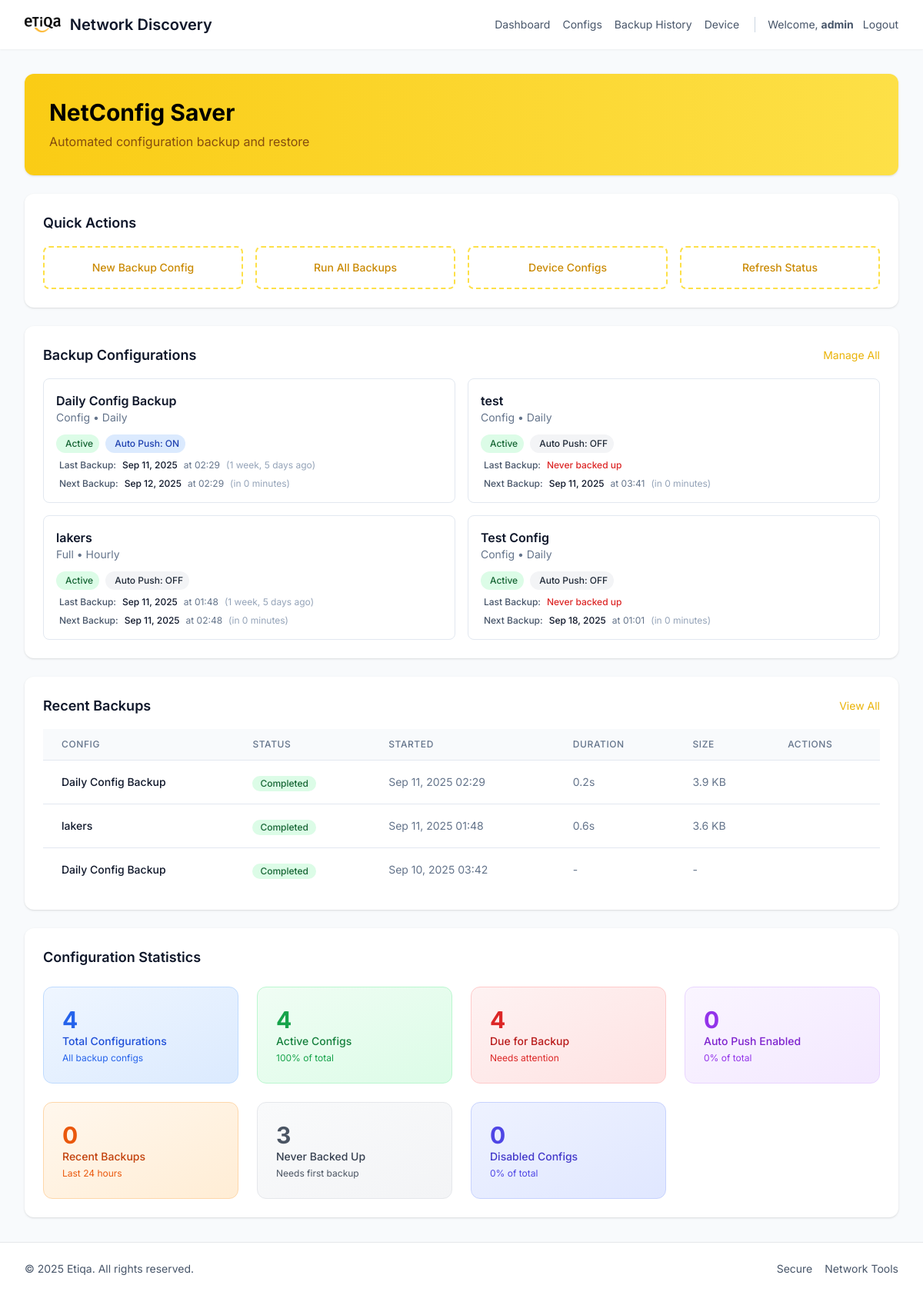
The app's page / (signed in), older data.
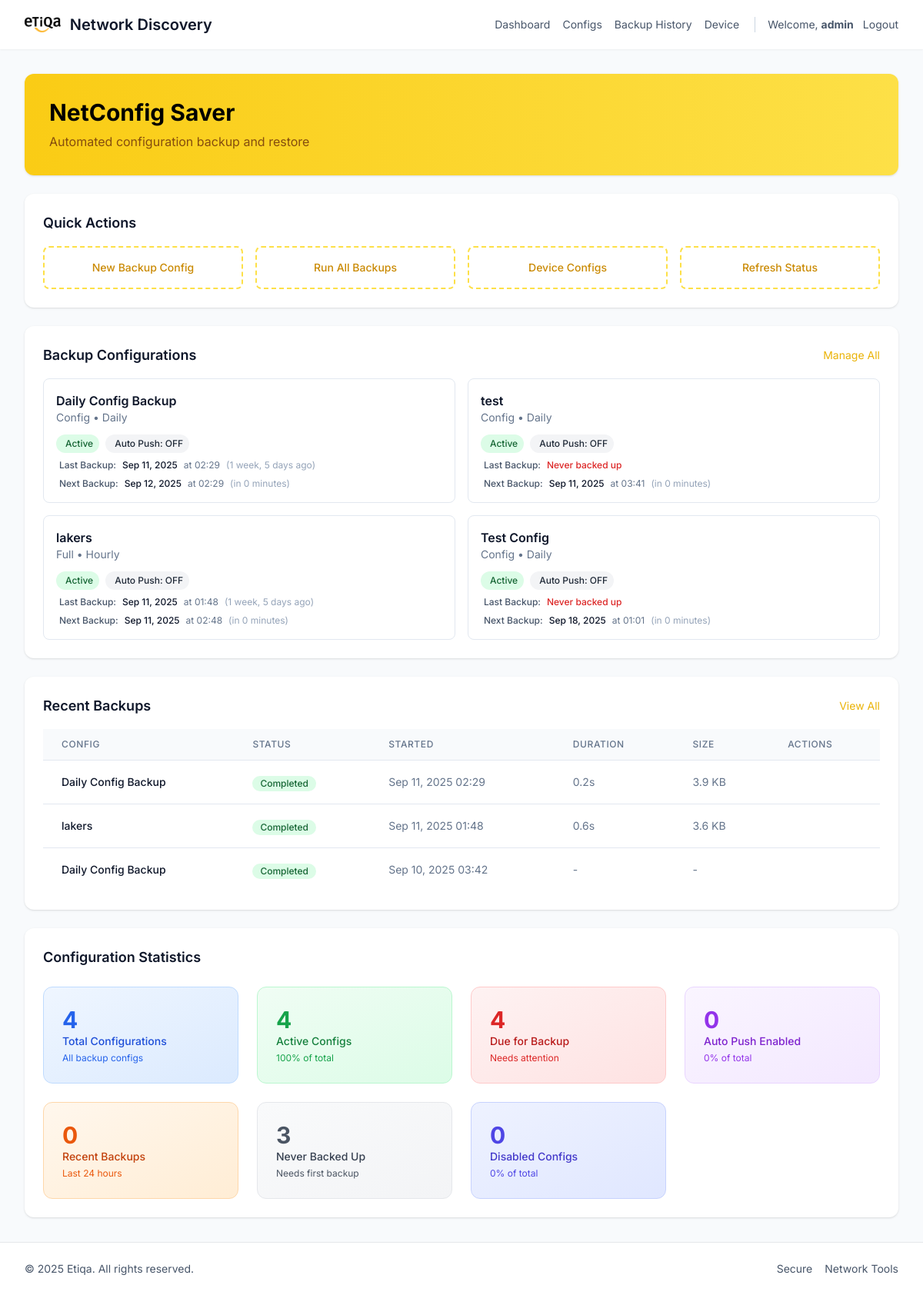
The same page, newer data.
### network_scanner/models.py (models this page shows, shortened)
class BackupConfig(models.Model):
    BACKUP_TYPES = [
        ('full', 'Full System Backup'),
        ('config', 'Configuration Only'),
        ('data', 'Data Only'),
    ]
    FREQUENCY_CHOICES = [
        ('hourly', 'Hourly'),
        ('daily', 'Daily'),
        ('weekly', 'Weekly'),
        ('monthly', 'Monthly'),
    ]
    name = models.CharField(max_length=100, unique=True)
    backup_type = models.CharField(max_length=10, choices=BACKUP_TYPES, default='config')
    frequency = models.CharField(max_length=10, choices=FREQUENCY_CHOICES, default='daily')
    enabled = models.BooleanField(default=True)
    auto_push_enabled = models.BooleanField(default=False, help_text="Enable automatic push of backups to remote location")
    max_backups = models.PositiveIntegerField(default=30, help_text="Maximum number of backups to keep")
    retention_months = models.PositiveIntegerField(default=6, help_text="Number of months to keep individual backups before archiving")
    archive_old_backups = models.BooleanField(default=True, help_text="Archive old backups instead of deleting them")
    backup_path = models.CharField(max_length=500, default='backups/')
    archive_path = models.CharField(max_length=500, default='backups/archives/', help_text="Path for archived backups")
    include_database = models.BooleanField(default=True)
    include_media = models.BooleanField(default=False)
    include_logs = models.BooleanField(default=True)
    created_at = models.DateTimeField(auto_now_add=True)
    updated_at = models.DateTimeField(auto_now=True)
    last_backup_at = models.DateTimeField(null=True, blank=True)
    next_backup_at = models.DateTimeField(null=True, blank=True)

class BackupHistory(models.Model):
    STATUS_CHOICES = [
        ('pending', 'Pending'),
        ('running', 'Running'),
        ('completed', 'Completed'),
        ('failed', 'Failed'),
        ('cancelled', 'Cancelled'),
    ]
    config = models.ForeignKey(BackupConfig, on_delete=models.CASCADE, related_name='backups')
    status = models.CharField(max_length=10, choices=STATUS_CHOICES, default='pending')
    started_at = models.DateTimeField(auto_now_add=True)
    completed_at = models.DateTimeField(null=True, blank=True)
    file_path = models.CharField(max_length=500, blank=True)
    file_size = models.BigIntegerField(null=True, blank=True)
    error_message = models.TextField(blank=True)
    backup_data = models.JSONField(default=dict, blank=True)
    @property
    def duration(self):
        if self.completed_at and self.started_at:
            return self.completed_at - self.started_at
        return None

### network_scanner/views.py (the view)
# urls.py: path("", views.backup_dashboard, name="backup_dashboard"),
@login_required
def backup_dashboard(request):
    configs = BackupConfig.objects.all()
    recent_backups = BackupHistory.objects.select_related('config').order_by('-started_at')[:10]
    backup_status = backup_service.get_backup_status()
    context = {
        'configs': configs,
        'recent_backups': recent_backups,
        'backup_status': backup_status,
    }
    return render(request, "network_scanner/backup_dashboard.html", context)

### network_scanner/backup_service.py (called while the page is built)
    def get_backup_status(self):
        configs = BackupConfig.objects.all()
        status = []
        for config in configs:
            last_backup = config.backups.filter(status='completed').first()
            next_backup = config.next_backup_at
            status.append({
                'config': config,
                'last_backup': last_backup,
                'next_backup': next_backup,
                'is_due': next_backup and next_backup <= timezone.now() if config.enabled else False
            })
        return status

### network_scanner/templates/network_scanner/backup_dashboard.html (shortened to what this page needs)
{% extends 'network_scanner/base.html' %}
{% load static %}
{% block content %}
<section class="space-y-6">
  <div class="bg-gradient-to-r from-yellow-400 to-yellow-300 rounded-xl p-6 sm:p-8 text-black shadow">
    <h1 class="text-2xl sm:text-3xl font-bold">NetConfig Saver</h1>
    <p class="mt-2 text-yellow-800">Automated configuration backup and restore</p>
  </div>
  <div class="bg-white rounded-xl shadow p-6">
    <h2 class="text-lg font-semibold text-slate-900 mb-4">Quick Actions</h2>
    <div class="grid grid-cols-1 sm:grid-cols-2 lg:grid-cols-4 gap-4">
      <a href="{% url 'admin:network_scanner_backupconfig_add' %}" class="flex items-center justify-center p-4 border-2 border-dashed border-yellow-300 rounded-lg hover:border-yellow-400 hover:bg-yellow-50 transition">
        <div class="text-center">
          <div class="text-sm font-medium text-yellow-600">New Backup Config</div>
        </div>
      </a>
      <button onclick="runAllBackups()" class="flex items-center justify-center p-4 border-2 border-dashed border-yellow-300 rounded-lg hover:border-yellow-400 hover:bg-yellow-50 transition">
        <div class="text-center">
          <div class="text-sm font-medium text-yellow-600">Run All Backups</div>
        </div>
      </button>
      <a href="{% url 'network_scanner:network_configs' %}" class="flex items-center justify-center p-4 border-2 border-dashed border-yellow-300 rounded-lg hover:border-yellow-400 hover:bg-yellow-50 transition">
        <div class="text-center">
          <div class="text-sm font-medium text-yellow-600">Device Configs</div>
        </div>
      </a>
      <button onclick="refreshStatus()" class="flex items-center justify-center p-4 border-2 border-dashed border-yellow-300 rounded-lg hover:border-yellow-400 hover:bg-yellow-50 transition">
        <div class="text-center">
          <div class="text-sm font-medium text-yellow-600">Refresh Status</div>
        </div>
      </button>
    </div>
  </div>
  <div class="bg-white rounded-xl shadow p-6">
    <div class="flex items-center justify-between mb-4">
      <h2 class="text-lg font-semibold text-slate-900">Backup Configurations</h2>
      <a href="{% url 'admin:network_scanner_backupconfig_changelist' %}" class="text-yellow-500 hover:text-yellow-600 text-sm">Manage All</a>
    </div>
    {% if configs %}
      <div class="grid grid-cols-1 lg:grid-cols-2 gap-4">
        {% for config in configs %}
          <div class="border border-slate-200 rounded-lg p-4 hover:shadow-md transition">
            <div class="flex items-start justify-between">
              <div class="flex-1">
                <h3 class="font-semibold text-slate-900">{{ config.name }}</h3>
                <p class="text-sm text-slate-500">{{ config.backup_type|title }} • {{ config.frequency|title }}</p>
                <div class="mt-3 space-y-2">
                  <div class="flex items-center gap-2">
                    <span class="inline-flex items-center px-2 py-1 rounded-full text-xs font-medium {% if config.enabled %}bg-green-100 text-green-800{% else %}bg-red-100 text-red-800{% endif %}">
                      {% if config.enabled %}Active{% else %}Disabled{% endif %}
                    </span>
                    <span class="inline-flex items-center px-2 py-1 rounded-full text-xs font-medium {% if config.auto_push_enabled %}bg-blue-100 text-blue-800{% else %}bg-gray-100 text-gray-800{% endif %}">
                      Auto Push: {% if config.auto_push_enabled %}ON{% else %}OFF{% endif %}
                    </span>
                  </div>
                  <div class="flex items-center gap-2">
                    <div class="flex items-center text-xs text-slate-600">
                      <span class="font-medium">Last Backup:</span>
                    </div>
                    {% if config.last_backup_at %}
                      <span class="text-xs font-medium text-slate-900">{{ config.last_backup_at|date:"M d, Y" }}</span>
                      <span class="text-xs text-slate-500">at {{ config.last_backup_at|date:"H:i" }}</span>
                      <span class="text-xs text-slate-400">({{ config.last_backup_at|timesince }} ago)</span>
                    {% else %}
                      <span class="text-xs font-medium text-red-600">Never backed up</span>
                    {% endif %}
                  </div>
                  {% if config.next_backup_at %}
                  <div class="flex items-center gap-2">
                    <div class="flex items-center text-xs text-slate-600">
                      <span class="font-medium">Next Backup:</span>
                    </div>
                    <span class="text-xs font-medium text-slate-900">{{ config.next_backup_at|date:"M d, Y" }}</span>
                    <span class="text-xs text-slate-500">at {{ config.next_backup_at|date:"H:i" }}</span>
                    <span class="text-xs text-slate-400">(in {{ config.next_backup_at|timeuntil }})</span>
                  </div>
                  {% endif %}
                </div>
              </div>
              <div class="flex items-center gap-2">
              </div>
            </div>
          </div>
        {% endfor %}
      </div>
    {% else %}
      <div class="text-center py-8 text-slate-500">
        <i class="ti ti-database-off text-4xl mb-2"></i>
        <p>No backup configurations found</p>
        <a href="{% url 'admin:network_scanner_backupconfig_add' %}" class="text-yellow-500 hover:text-yellow-600 text-sm">Create your first backup configuration</a>
      </div>
    {% endif %}
  </div>
  <div class="bg-white rounded-xl shadow p-6">
    <div class="flex items-center justify-between mb-4">
      <h2 class="text-lg font-semibold text-slate-900">Recent Backups</h2>
      <a href="{% url 'network_scanner:backup_history_public' %}" class="text-yellow-500 hover:text-yellow-600 text-sm">View All</a>
    </div>
    {% if recent_backups %}
      <div class="overflow-x-auto">
        <table class="min-w-full divide-y divide-slate-200">
          <thead class="bg-slate-50">
            <tr>
              <th class="px-6 py-3 text-left text-xs font-medium text-slate-500 uppercase tracking-wider">Config</th>
              <th class="px-6 py-3 text-left text-xs font-medium text-slate-500 uppercase tracking-wider">Status</th>
              <th class="px-6 py-3 text-left text-xs font-medium text-slate-500 uppercase tracking-wider">Started</th>
              <th class="px-6 py-3 text-left text-xs font-medium text-slate-500 uppercase tracking-wider">Duration</th>
              <th class="px-6 py-3 text-left text-xs font-medium text-slate-500 uppercase tracking-wider">Size</th>
              <th class="px-6 py-3 text-left text-xs font-medium text-slate-500 uppercase tracking-wider">Actions</th>
            </tr>
          </thead>
          <tbody class="bg-white divide-y divide-slate-200">
            {% for backup in recent_backups %}
              <tr>
                <td class="px-6 py-4 whitespace-nowrap text-sm font-medium text-slate-900">{{ backup.config.name }}</td>
                <td class="px-6 py-4 whitespace-nowrap">
                  <span class="inline-flex items-center px-2.5 py-0.5 rounded-full text-xs font-medium
                    {% if backup.status == 'completed' %}bg-green-100 text-green-800
                    {% elif backup.status == 'failed' %}bg-red-100 text-red-800
                    {% elif backup.status == 'running' %}bg-blue-100 text-blue-800
                    {% else %}bg-yellow-100 text-yellow-800{% endif %}">
                    {{ backup.status|title }}
                  </span>
                </td>
                <td class="px-6 py-4 whitespace-nowrap text-sm text-slate-500">{{ backup.started_at|date:"M d, Y H:i" }}</td>
                <td class="px-6 py-4 whitespace-nowrap text-sm text-slate-500">
                  {% if backup.duration %}
                    {{ backup.duration.total_seconds|floatformat:1 }}s
                  {% else %}
                    -
                  {% endif %}
                </td>
                <td class="px-6 py-4 whitespace-nowrap text-sm text-slate-500">
                  {% if backup.file_size %}
                    {{ backup.file_size|filesizeformat }}
                  {% else %}
                    -
                  {% endif %}
                </td>
                <td class="px-6 py-4 whitespace-nowrap text-sm text-slate-500">
                </td>
              </tr>
            {% endfor %}
          </tbody>
        </table>
      </div>
    {% else %}
      <div class="text-center py-8 text-slate-500">
        <i class="ti ti-history text-4xl mb-2"></i>
        <p>No backups found</p>
      </div>
    {% endif %}
  </div>
  <div class="bg-white rounded-xl shadow p-6">
    <h2 class="text-lg font-semibold text-slate-900 mb-6">Configuration Statistics</h2>
    <div id="backup-status" class="grid grid-cols-1 sm:grid-cols-2 lg:grid-cols-4 gap-6">
    </div>
  </div>
</section>
{% endblock %}

### network_scanner/templates/network_scanner/base.html (shortened to what this page needs)
<!doctype html>
<html lang="en">
  <head>
    <script src="https://cdn.tailwindcss.com"></script>
    <link rel="stylesheet" href="https://cdn.jsdelivr.net/npm/@tabler/icons-webfont@latest/tabler-icons.min.css">
    {% load static %}
    <link rel="stylesheet" href="{% static 'network_scanner/css/style.css' %}">
  </head>
  <body class="bg-slate-50 text-slate-800 min-h-screen">
    <header class="bg-white shadow-sm sticky top-0 z-30">
      <nav class="mx-auto max-w-7xl px-4 sm:px-6 lg:px-8 h-16 flex items-center justify-between">
        <div class="flex items-center gap-3">
          <img src="{% static 'network_scanner/etiqa logo.png' %}" alt="Etiqa Logo" class="h-5 w-auto">
          <span class="text-lg sm:text-xl font-semibold text-slate-900">Network Discovery</span>
        </div>
        <div class="hidden sm:flex items-center gap-4 text-sm text-slate-600">
          <a href="{% url 'network_scanner:backup_dashboard' %}" class="hover:text-slate-900">Dashboard</a>
          <a href="{% url 'network_scanner:network_configs' %}" class="hover:text-slate-900">Configs</a>
          <a href="{% url 'network_scanner:backup_history_public' %}" class="hover:text-slate-900">Backup History</a>
          <div class="relative group">
            <button class="hover:text-slate-900 flex items-center gap-1">
              Device
            </button>
          </div>
          {% if user.is_authenticated %}
            <div class="flex items-center gap-2 pl-4 border-l border-slate-300">
              <span class="text-slate-600">Welcome, <strong>{{ user.username }}</strong></span>
              <a href="{% url 'network_scanner:logout' %}" class="hover:text-slate-900 flex items-center gap-1">
                Logout
              </a>
            </div>
          {% else %}
            <a href="{% url 'network_scanner:login' %}" class="hover:text-slate-900 flex items-center gap-1">
              <i class="ti ti-login"></i>
              Login
            </a>
          {% endif %}
        </div>
      </nav>
    </header>
    <main class="mx-auto max-w-7xl px-4 sm:px-6 lg:px-8 py-8">
      {% block content %}{% endblock %}
    </main>
    <footer class="border-t bg-white">
      <div class="mx-auto max-w-7xl px-4 sm:px-6 lg:px-8 py-6 text-sm text-slate-600 flex items-center justify-between">
        <p>&copy; <span id="year"></span> Etiqa. All rights reserved.</p>
        <div class="flex items-center gap-3">
          <span class="inline-flex items-center gap-1"> Secure</span>
          <span class="inline-flex items-center gap-1"> Network Tools</span>
        </div>
      </div>
    </footer>
  </body>
  </html>

### network_scanner/static/network_scanner/css/style.css (style rules this page uses)
:root { --primary: #fbbf24; --success: #10b981; --warning: #f59e0b; --error: #ef4444; --bg: #f8fafc; }
body { font-family: 'Inter', ui-sans-serif, system-ui, -apple-system, Segoe UI, Roboto, 'Helvetica Neue', Arial, 'Noto Sans', 'Apple Color Emoji', 'Segoe UI Emoji', 'Segoe UI Symbol', 'Noto Color Emoji'; }

Row changes from the older to the newer data that the page shows:
changed BackupConfig "Daily Config Backup": auto_push_enabled "ON" → "OFF"
